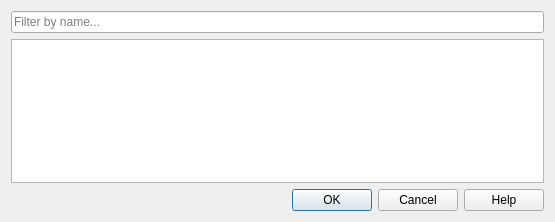
<?xml version="1.0" encoding="UTF-8"?>
<ui version="4.0">
 <class>Dialog_References</class>
 <widget class="QDialog" name="Dialog_References">
  <property name="geometry">
   <rect>
    <x>0</x>
    <y>0</y>
    <width>555</width>
    <height>222</height>
   </rect>
  </property>
  <property name="minimumSize">
   <size>
    <width>555</width>
    <height>222</height>
   </size>
  </property>
  <property name="maximumSize">
   <size>
    <width>555</width>
    <height>222</height>
   </size>
  </property>
  <property name="windowTitle">
   <string>LaTeX Office Writer</string>
  </property>
  <layout class="QGridLayout" name="gridLayout">
   <item row="0" column="0">
    <widget class="QLineEdit" name="lineEditFilter">
     <property name="placeholderText">
      <string>Filter by name...</string>
     </property>
    </widget>
   </item>
   <item row="1" column="0">
    <widget class="QListWidget" name="listWidget">
     <property name="editTriggers">
      <set>QAbstractItemView::NoEditTriggers</set>
     </property>
    </widget>
   </item>
   <item row="2" column="0">
    <widget class="QDialogButtonBox" name="buttonBox">
     <property name="orientation">
      <enum>Qt::Horizontal</enum>
     </property>
     <property name="standardButtons">
      <set>QDialogButtonBox::Cancel|QDialogButtonBox::Help|QDialogButtonBox::Ok</set>
     </property>
    </widget>
   </item>
  </layout>
 </widget>
 <resources/>
 <connections>
  <connection>
   <sender>buttonBox</sender>
   <signal>accepted()</signal>
   <receiver>Dialog_References</receiver>
   <slot>accept()</slot>
   <hints>
    <hint type="sourcelabel">
     <x>248</x>
     <y>254</y>
    </hint>
    <hint type="destinationlabel">
     <x>157</x>
     <y>274</y>
    </hint>
   </hints>
  </connection>
  <connection>
   <sender>buttonBox</sender>
   <signal>rejected()</signal>
   <receiver>Dialog_References</receiver>
   <slot>reject()</slot>
   <hints>
    <hint type="sourcelabel">
     <x>316</x>
     <y>260</y>
    </hint>
    <hint type="destinationlabel">
     <x>286</x>
     <y>274</y>
    </hint>
   </hints>
  </connection>
 </connections>
</ui>
